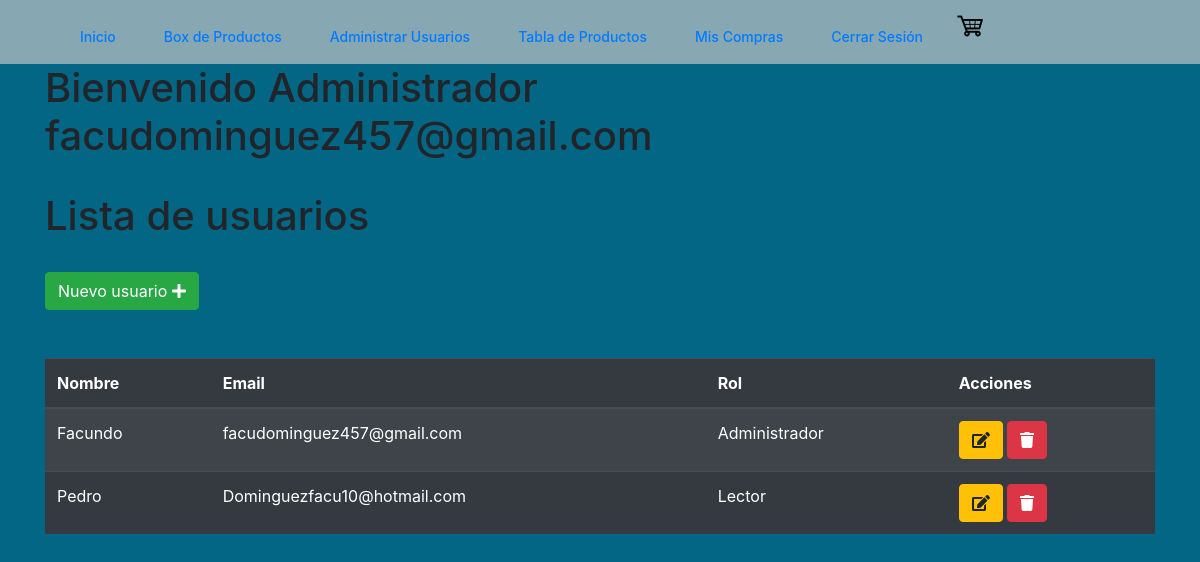
Page /index.php?modulo=usuario (signed in) on the earlier database version.
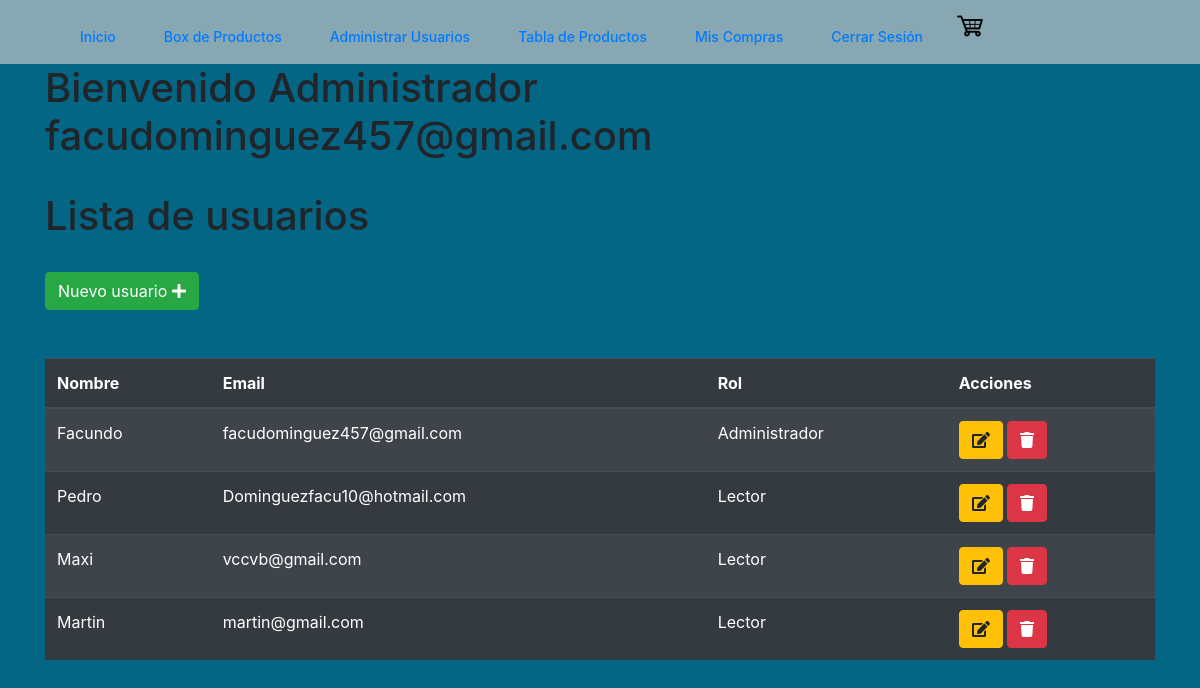
Same page on the later database version.
### tables this page shows
CREATE TABLE `clientes` (
  `id` int(11) NOT NULL,
  `email` varchar(50) NOT NULL,
  `clave` varchar(50) NOT NULL,
  `nombre` varchar(50) NOT NULL,
  `rol` int(11) NOT NULL,
  `apellido` varchar(50) NOT NULL,
  `direccion` varchar(50) NOT NULL,
  `telefono` int(11) NOT NULL
);

CREATE TABLE `permisos` (
  `id` int(11) NOT NULL,
  `rol` varchar(50) NOT NULL
);

### src/modulos/usuario.php (the view, shortened to what this page needs)
<!DOCTYPE html>
<html lang="en">
<head>
    <link rel="stylesheet" href="https://cdn.jsdelivr.net/npm/bootstrap@4.4.1/dist/css/bootstrap.min.css">
</head>
<div class="container is-fluid">
    <div class="col-xs-12">
        <h1>Bienvenido Administrador <?php echo $_SESSION['nombre_usuario']; ?></h1>
        <br>
        <h1>Lista de usuarios</h1>
        <br>
        <div>
            <a class="btn btn-success" href="index.php?modulo=registro">Nuevo usuario
                <i class="fa fa-plus"></i>
            </a>
        </div>
        <br>
        <br>
        <table class="table table-striped table-dark " id="table_id">
            <thead>
                <tr>
                    <th>Nombre</th>
                    <th>Email</th>
                    <th>Rol</th>
                    <th>Acciones</th>
                </tr>
            </thead>
            <tbody>
                <?php
                $SQL = "SELECT clientes.id, clientes.nombre, clientes.email,
                 permisos.rol FROM clientes
                LEFT JOIN permisos ON clientes.rol = permisos.id";
                $dato = mysqli_query($con, $SQL);
                if ($dato->num_rows > 0) {
                    while ($fila = mysqli_fetch_array($dato)) {
                ?>
                        <tr>
                            <td><?php echo $fila['nombre']; ?></td>
                            <td><?php echo $fila['email']; ?></td>
                            <td><?php echo $fila['rol']; ?></td>
                            <td>
                                <a class="btn btn-warning" href="index.php?modulo=editar_usuario&id=<?php echo $fila['id'] ?> ">
                                    <i class="fa fa-edit"></i>
                                </a>
                                <a class="btn btn-danger" href="index.php?modulo=eliminar_usuario&id=<?php echo $fila['id'] ?>">
                                    <i class="fa fa-trash"></i>
                                </a>
                            </td>
                        </tr>
                    <?php
                    }
                } else {
                    ?>
                    <tr class="text-center">
                        <td colspan="16">No existen registros</td>
                    </tr>
                <?php
                }
                ?>
                </body>
</html>

Differences in the rows shown:
added clientes: nombre "Maxi", email "vccvb@gmail.com", permisos.rol "Lector"
added clientes: nombre "Martin", email "martin@gmail.com", permisos.rol "Lector"
